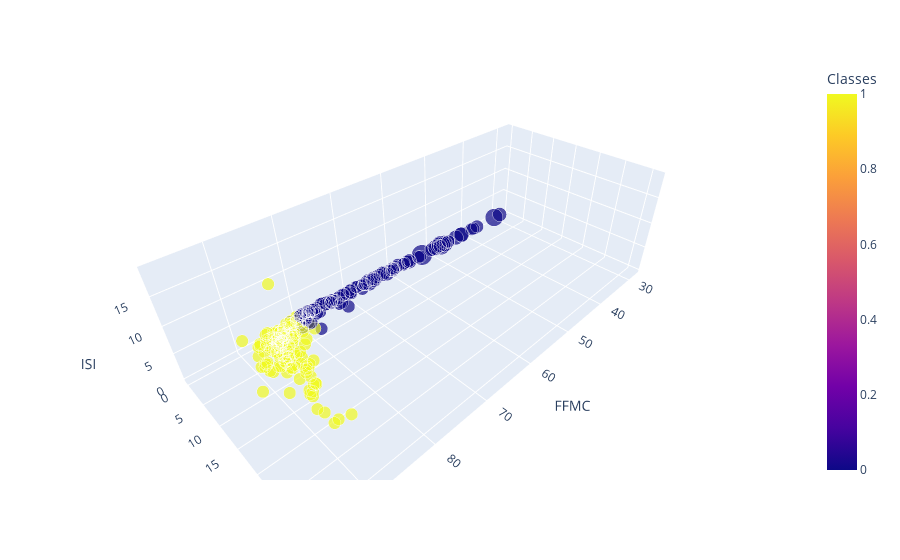

The cell this chart's notebook holds for it:
### Markdown cell above
- Observations:
    1. Temprature and fire has direct relation. More the temprature More no. of Fire case.
    2. Humidity and Temprature Combined play very Crucial Role in determining Fire in Forest.
    3. If Humidity is less there is high chance of Getting Fire in Forest
    4. Slower wind Speed help in Fire Incident in Forest

### Code cell
#Relationship Between Fire Weather Index, Fine Fuel Moisture Code and Initial Spread Index
pty.scatter_3d(Algeria_df, "FFMC", "FWI", "ISI", color="Classes", size=rain_10)

### Figure 1 — Plotly figure (JSON) as saved in the notebook; plotly's stock layout.template omitted (floating-point values rounded to 4 significant figures; data arrays with more than 128 entries replaced by an {"elided": "..."} marker saying what was removed)
{"data": [{"hovertemplate": "FFMC=%{x}<br>FWI=%{y}<br>ISI=%{z}<br>size=%{marker.size}<br>Classes=%{marker.color}<extra></extra>", "legendgroup": "", "marker": {"color": {"elided": "243 int values"}, "coloraxis": "coloraxis", "size": {"elided": "243 float values"}, "sizemode": "area", "sizeref": 0.067, "symbol": "circle"}, "mode": "markers", "name": "", "scene": "scene", "showlegend": false, "type": "scatter3d", "x": {"elided": "243 float values"}, "y": {"elided": "243 float values"}, "z": {"elided": "243 float values"}}], "layout": {"coloraxis": {"colorbar": {"title": {"text": "Classes"}}, "colorscale": [[0, "#0d0887"], [0.1111, "#46039f"], [0.2222, "#7201a8"], [0.3333, "#9c179e"], [0.4444, "#bd3786"], [0.5556, "#d8576b"], [0.6667, "#ed7953"], [0.7778, "#fb9f3a"], [0.8889, "#fdca26"], [1, "#f0f921"]]}, "legend": {"itemsizing": "constant", "tracegroupgap": 0}, "margin": {"t": 60}, "scene": {"domain": {"x": [0, 1], "y": [0, 1]}, "xaxis": {"title": {"text": "FFMC"}}, "yaxis": {"title": {"text": "FWI"}}, "zaxis": {"title": {"text": "ISI"}}}}}
